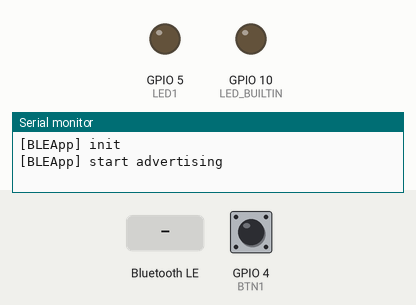
Simulated run of this sketch. Board: ESP32-C3. Parts: output pins drawn as LEDs (lit = HIGH), the last lines printed to the serial monitor. Inputs (shaded band) come from the test bench; at power-on: GPIO 4 (BTN1) HIGH. Nothing arrives over Bluetooth unless stated; a phone connects over Bluetooth LE 3 s after start.

Above: at 1.3 s.
1.4 s: Bluetooth LE write "1" received
At 4.2 s:
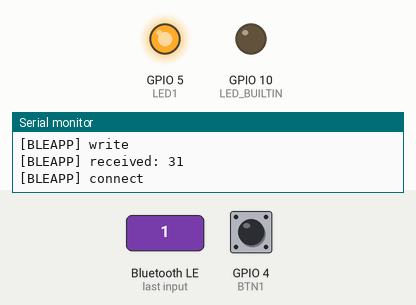
4.4 s: GPIO 4 (BTN1) pulled LOW for 0.15 s
At 4.5 s:
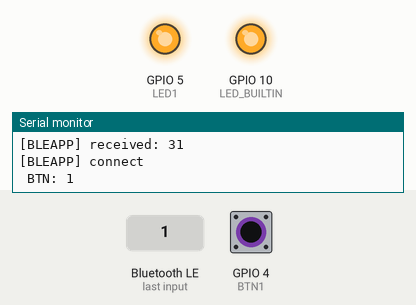
6.1 s: GPIO 4 (BTN1) pulled LOW for 3.2 s
At 9.9 s:
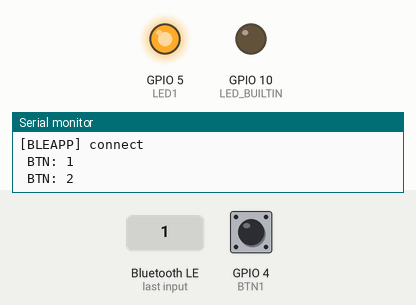
Timing chart, 0 to 11.4 s (numbered marks = the images above; inputs shaded):
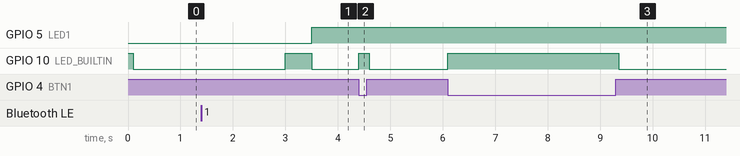

The sketch:

app.ino
```cpp
#include "config.h"
#include "BLEApp.h"

int buttonCount = 0;
unsigned long blinker = 0;

void setup() {
 	pinMode(LED_BUILTIN, OUTPUT);
 	pinMode(LED1, OUTPUT);
 	pinMode(BTN1, INPUT_PULLUP);

	digitalWrite(LED_BUILTIN, HIGH);
	Serial.begin(115200);
	Serial.setDebugOutput(true);

	BLEApp.init();

	delay(100);
	digitalWrite(LED_BUILTIN, LOW);
}

void loop() {
	BLEApp.handler();

	if(!BLEApp.deviceConnected) {
		unsigned long ms = millis();
		if((ms - blinker) > 1000) {
			digitalWrite(LED_BUILTIN,HIGH);
			delay(5);
			digitalWrite(LED_BUILTIN,LOW);
			blinker=ms;
		}
		return;
	}

	// LED
	digitalWrite(LED1,BLEApp.ledOn ? HIGH:LOW);

	// BUTTON
	if(digitalRead(BTN1) == LOW){
		digitalWrite(LED_BUILTIN,HIGH);
		buttonCount++;
		String str = " BTN: "+String(buttonCount);
		Serial.println(str);
		BLEApp.notify(str);
		while(digitalRead(BTN1) == LOW) delay(10);
		delay(50);
		digitalWrite(LED_BUILTIN,LOW);
	}
}
```

BLEApp.cpp
```cpp
#include "BLEApp.h"
#include "config.h"

// ------------------------------------
// Callbacks
// ------------------------------------
class BLEAppServerCallbacks: public BLEServerCallbacks {
	void onConnect(BLEServer *pServer) {
		BLEApp.deviceConnected = true;
		Serial.println("[BLEAPP] connect");

		digitalWrite(LED_BUILTIN,HIGH);
		delay(500);
		digitalWrite(LED_BUILTIN,LOW);

	};
	void onDisconnect(BLEServer *pServer) {
		BLEApp.deviceConnected = false;
		Serial.println("[BLEAPP] disconnect");

		digitalWrite(LED_BUILTIN,HIGH);
		delay(500);
		digitalWrite(LED_BUILTIN,LOW);

	};

};

class BLEAppCharacteristicCallbacks: public BLECharacteristicCallbacks {
	void onWrite(BLECharacteristic *pCharacteristic) {
		digitalWrite(LED_BUILTIN,HIGH);
		delay(5);
		digitalWrite(LED_BUILTIN,LOW);

		Serial.println("[BLEAPP] write");
		std::string rxValue = pCharacteristic->getValue();
		if( rxValue.length() > 0 ){
			BLEApp.ledOn = rxValue[0]!=0;
			Serial.print("[BLEAPP] received: ");
			for(int i=0; i<rxValue.length(); i++ ){
				Serial.print(rxValue[i],HEX);
			}
			Serial.println();
		}
	};
};

// ------------------------------------
// Class
// ------------------------------------
BLEAppClass::BLEAppClass() {}

void BLEAppClass::init() {
    Serial.println("[BLEApp] init");
    BLEDevice::init(BLE_DEVICE_NAME);

	// Server
	pServer = BLEDevice::createServer();
    pServer->setCallbacks(new BLEAppServerCallbacks());

  	// Service
	BLEService *pService = pServer->createService(SERVICE_UUID);

	// Characteristic
	pCharacteristic = pService->createCharacteristic(
		CHARACTERISTIC_UUID,
		BLECharacteristic::PROPERTY_WRITE  |
		BLECharacteristic::PROPERTY_NOTIFY
 	);
 	pCharacteristic->setCallbacks(new BLEAppCharacteristicCallbacks());
 	pCharacteristic->addDescriptor(new BLE2902());

	// Start
	pService->start();

	// Advertising
	BLEAdvertising *pAdvertising = BLEDevice::getAdvertising();
	pAdvertising->addServiceUUID(SERVICE_UUID);
	pAdvertising->setScanResponse(false);
	pAdvertising->setMinPreferred(0x0);
	BLEDevice::startAdvertising();
	Serial.println("[BLEApp] start advertising");

}

void BLEAppClass::handler() {
	// disconnecting
	if(!deviceConnected && deviceConnectedPrev) {
		delay(500);
		pServer->startAdvertising();
		Serial.println("[BLEAPP] restart advertising");
		deviceConnectedPrev = deviceConnected;
	}

	// connecting
	if(deviceConnected && !deviceConnectedPrev){
		deviceConnectedPrev = deviceConnected;
	}
}

void BLEAppClass::notify(String str) {
	if( !deviceConnected ) return;
	std::string txValue = str.c_str();
	pCharacteristic->setValue(txValue);
	pCharacteristic->notify();
}

BLEAppClass BLEApp;
```

BLEApp.h
```cpp
#ifndef _BLEAPP_H_
#define _BLEAPP_H_

#include <Arduino.h>
#include <BLEDevice.h>
#include <BLEServer.h>
#include <BLEUtils.h>
#include <BLE2902.h>

class BLEAppClass {
    public:
        BLEAppClass();
        void init();
        void handler();
        void notify(String);
        bool deviceConnected = false;
        bool ledOn = false;
    private:
        BLEServer *pServer = NULL;
        BLECharacteristic *pCharacteristic = NULL;
        bool deviceConnectedPrev = false;
};

extern BLEAppClass BLEApp;
#endif
```

config.h
```cpp
#ifndef _CONFIG_H_
#define _CONFIG_H_

#define LED_BUILTIN 10
#define LED1 5
#define BTN1 4

#define SERVICE_UUID        "D7A74D4C-A077-445B-87E7-0B5DD5CE859D"
#define CHARACTERISTIC_UUID "B4E7E29F-000E-469C-B3A4-A2FDFC578BBA"
#define BLE_DEVICE_NAME     "ESP32-BLE-Remote"

#endif
```

Measured:
- after the input at 1.4 s, GPIO 5 (LED1): LOW → HIGH after 2.1 s
- after the input at 4.4 s, GPIO 10 (LED_BUILTIN): LOW → HIGH at once, → LOW 0.20 s later
- after the input at 6.1 s, GPIO 10 (LED_BUILTIN): LOW → HIGH at once, → LOW 3.3 s later
